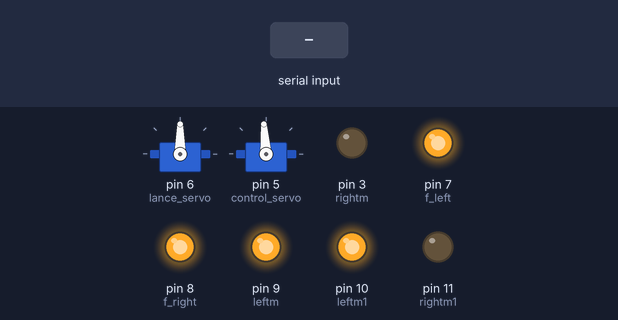
A sketch run on a simulated Arduino Uno, built with avr-gcc and run on an emulated ATmega328P. On the bench: 2 × servo, output pins drawn as LEDs (lit = HIGH). Inputs (shaded band) come from the test bench.

Above: at 1.2 s.
1.3 s: "F" received over Serial
At 2.0 s:
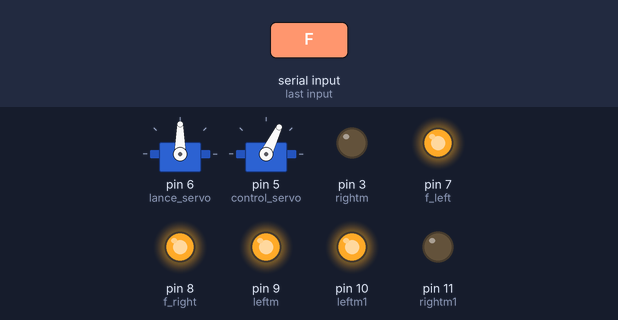
2.8 s: "A" received over Serial
At 3.2 s:
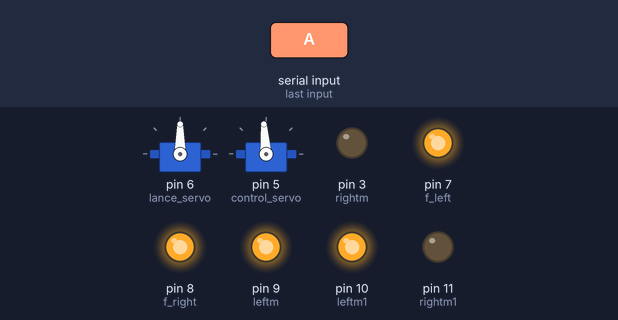
Timing chart, 0 to 5.8 s (numbered marks = the images above; inputs shaded):
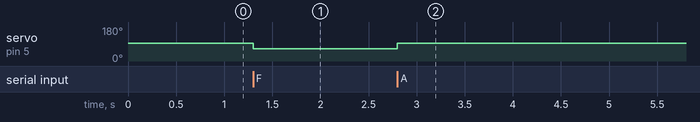

The sketch:

sub2.ino
```cpp
//subboard
#define  s_dpos  94
#define  l_dpos  90
#include <Servo.h>

//pin info
int control_servo = 5;
int lance_servo = 6;
int leftm = 9;
int leftm1 = 10;
int rightm = 3;
int rightm1 = 11;
int f_left = 7;
int f_right = 8;

//variable
int lance_pos = 0;
int control_pos = 0;
boolean frontm = true;
Servo Lance_servo;
Servo Control_servo;

void setup() {
  //init pinmode
  pinMode(control_servo,OUTPUT);
  pinMode(lance_servo,OUTPUT);
  pinMode(leftm,OUTPUT);
  pinMode(rightm,OUTPUT);
  pinMode(leftm1,OUTPUT);
  pinMode(rightm1,OUTPUT);
  pinMode(f_left,OUTPUT);
  pinMode(f_right,OUTPUT);

  Lance_servo.attach(lance_servo);
  Control_servo.attach(control_servo);

  digitalWrite(leftm, HIGH);
  digitalWrite(leftm1, HIGH);

   digitalWrite(f_left, HIGH);
  digitalWrite(f_right, HIGH);


 control_sarvo(s_dpos + 0);

  //serial open
  Serial.begin(9600);


}

void loop() {


//    // Receive buffer cheak
  if ( Serial.available() >= sizeof(char)) {
    // check header
       char chk =  Serial.read();
       if (chk == 'A'){
         chk_pos(0);
       }else if(chk == 'B' ){
        chk_pos(2);
       }else if (chk == 'C'){
        chk_pos(-2);
       }else if  (chk == 'D'){
        chk_pos(-4);
       }else if  (chk == 'E'){
        chk_pos(5);
       }else if  (chk == 'F'){
        chk_pos(-30);
       }else if  (chk == 'G'){
        //chk_pos(15);
       }
  }
}
void chk_pos(int test){
  control_sarvo(s_dpos + test);
}


void chk_lance(){
  lance_sarvo(l_dpos + lance_pos);
}


void control_sarvo(int pos){

    Control_servo.write(pos);

}

void lance_sarvo(int pos){
    Lance_servo.write(pos);
}

//    chk_pos();
//    }else if ( Serial.read() == 'L' ) {
//       int low = Serial.read();
//       int high = Serial.read();
//       lance_pos = makeWord(high,low);
//       chk_lance();
//    }
```

Measured:
- after the input at 1.3 s, servo on pin 5 (control_servo): 94° → 64° at once
- after the input at 2.8 s, servo on pin 5 (control_servo): 64° → 94° at once
